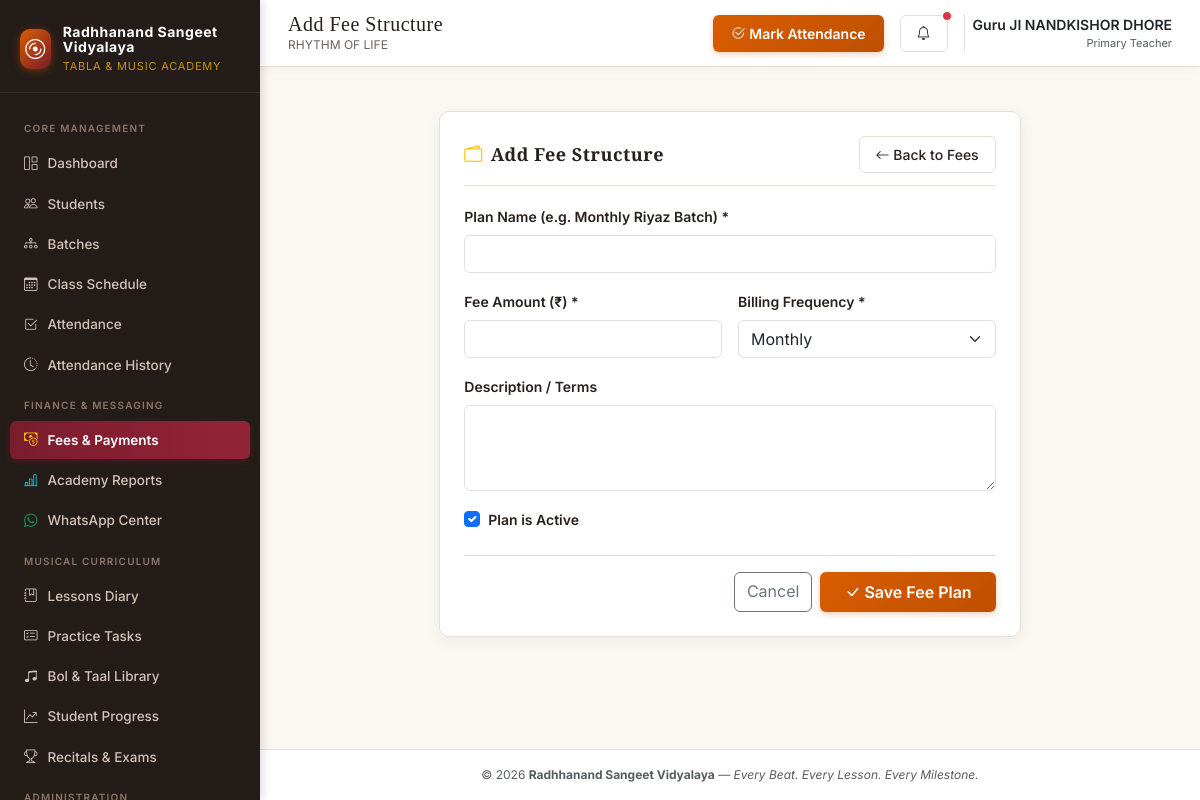
The app's page /fees/plans/add/ (signed in) with its own data.
### academy/models.py (models this page shows, shortened)
class AcademySettings(models.Model):
    academy_name = models.CharField(max_length=200, default="Radhhanand Sangeet Vidyalaya")
    tagline = models.CharField(max_length=255, default="Every Beat. Every Lesson. Every Milestone.")
    teacher_name = models.CharField(max_length=150, default="Guru Ji")
    phone = models.CharField(max_length=25, blank=True, default="+91 98765 43210", help_text="Official academy contact phone")
    email = models.EmailField(blank=True, default="contact@radhhanand.org", help_text="Official academy email")
    address = models.TextField(blank=True, default="Radhhanand Sangeet Vidyalaya, India", help_text="Academy premises address")
    whatsapp_number = models.CharField(max_length=25, blank=True, default="+91 98765 43210", help_text="Official academy WhatsApp number")
    attendance_threshold = models.FloatField(
        default=75.0,
        help_text="Attendance percentage threshold below which alerts are flagged (e.g. 75%)"
    )
    consecutive_absence_threshold = models.PositiveIntegerField(
        default=3,
        help_text="Number of consecutive conducted sessions missed before an alert triggers"
    )
    currency_symbol = models.CharField(max_length=10, default="₹")
    date_format = models.CharField(max_length=30, default="YYYY-MM-DD")
    enable_fees = models.BooleanField(default=True, help_text="Enable or disable fee management module")
    enable_late_status = models.BooleanField(default=False, help_text="Enable 'Late' as an attendance status")
    default_class_duration = models.PositiveIntegerField(default=60, help_text="Default duration in minutes")
    updated_at = models.DateTimeField(auto_now=True)
    class Meta:
        verbose_name = "Academy Settings"
        verbose_name_plural = "Academy Settings"
    @classmethod
    def get_settings(cls):
        settings_obj = cls.objects.first()
        if not settings_obj:
            settings_obj = cls.objects.create(academy_name="Radhhanand Sangeet Vidyalaya")
        elif settings_obj.academy_name != "Radhhanand Sangeet Vidyalaya":
            settings_obj.academy_name = "Radhhanand Sangeet Vidyalaya"
            settings_obj.save(update_fields=['academy_name'])
        return settings_obj

### academy/views.py (the view)
# urls.py: path('fees/plans/add/', views.fee_plan_create, name='fee_plan_create'),
@login_required
def fee_plan_create(request):
    if request.method == 'POST':
        form = FeePlanForm(request.POST)
        if form.is_valid():
            plan = form.save()
            messages.success(request, f"Fee plan '{plan.name}' created.")
            return redirect('fee_dashboard')
    else:
        form = FeePlanForm()
    return render(request, 'academy/fees/fee_plan_form.html', {'form': form, 'title': 'Add Fee Structure'})

### academy/forms.py
class FeePlanForm(BaseStyledModelForm):
    class Meta:
        model = FeePlan
        fields = ['name', 'amount', 'billing_frequency', 'description', 'is_active']

### academy/context_processors.py (called while the page is built)
def academy_context(request):
    try:
        settings_obj = AcademySettings.get_settings()
        alert_count = AcademyAlert.objects.filter(is_dismissed=False).count() if request.user.is_authenticated else 0
    except Exception:
        settings_obj = None
        alert_count = 0
    return {
        'academy_settings': settings_obj,
        'unread_alerts_count': alert_count,
        'current_year': timezone.now().year,
    }

### academy/templates/academy/fees/fee_plan_form.html (shortened to what this page needs)
{% extends 'academy/base.html' %}
{% block page_title %}{{ title }}{% endblock %}
{% block content %}
<div class="row justify-content-center">
    <div class="col-12 col-lg-8">
        <div class="taal-card">
            <div class="taal-card-header">
                <h3 class="taal-card-title"><i class="bi bi-wallet2 text-warning"></i> {{ title }}</h3>
                <a href="{% url 'fee_dashboard' %}" class="btn btn-sm btn-taal-outline"><i class="bi bi-arrow-left"></i> Back to Fees</a>
            </div>
            <form method="POST" novalidate>
                <div class="mb-3">
                    <label class="form-label small fw-semibold">Plan Name (e.g. Monthly Riyaz Batch) *</label>
                    {{ form.name }}
                </div>
                <div class="row g-3 mb-3">
                    <div class="col-12 col-md-6">
                        <label class="form-label small fw-semibold">Fee Amount ({{ academy_settings.currency_symbol }}) *</label>
                        {{ form.amount }}
                    </div>
                    <div class="col-12 col-md-6">
                        <label class="form-label small fw-semibold">Billing Frequency *</label>
                        {{ form.billing_frequency }}
                    </div>
                </div>
                <div class="mb-3">
                    <label class="form-label small fw-semibold">Description / Terms</label>
                    {{ form.description }}
                </div>
                <div class="mb-4">
                    <div class="form-check">
                        {{ form.is_active }}
                        <label class="form-check-label small fw-semibold" for="id_is_active">Plan is Active</label>
                    </div>
                </div>
                <div class="d-flex justify-content-end gap-2 pt-3 border-top">
                    <a href="{% url 'fee_dashboard' %}" class="btn btn-outline-secondary">Cancel</a>
                    <button type="submit" class="btn btn-taal-primary px-4"><i class="bi bi-check-lg"></i> Save Fee Plan</button>
                </div>
            </form>
        </div>
    </div>
</div>
{% endblock %}

### academy/templates/academy/base.html (shortened to what this page needs)
{% load static %}
<!DOCTYPE html>
<html lang="en">
<head>
    <link href="https://cdn.jsdelivr.net/npm/bootstrap@5.3.3/dist/css/bootstrap.min.css" rel="stylesheet">
    <link rel="stylesheet" href="https://cdn.jsdelivr.net/npm/bootstrap-icons@1.11.3/font/bootstrap-icons.min.css">
    <link rel="stylesheet" href="{% static 'academy/css/taal.css' %}">
</head>
<body>
    <div class="app-container">
        {% if user.is_authenticated %}
        <aside class="app-sidebar no-print" id="appSidebar">
            <div class="sidebar-header d-flex justify-content-between align-items-center">
                <a href="{% url 'dashboard' %}" class="brand-badge text-decoration-none">
                    <div class="brand-icon">
                        <i class="bi bi-disc"></i>
                    </div>
                    <div>
                        <div class="brand-title" style="font-size: 14px; font-weight: 700; letter-spacing: 0.5px;">Radhhanand Sangeet Vidyalaya</div>
                        <div class="brand-subtitle" style="font-size: 11px; color: #C69214;">Tabla & Music Academy</div>
                    </div>
                </a>
            </div>
            <nav class="sidebar-nav">
                <div class="nav-section-title">Core Management</div>
                <a href="{% url 'dashboard' %}" class="nav-link-custom {% if request.resolver_match.url_name == 'dashboard' %}active{% endif %}">
                    <span class="nav-left"><i class="bi bi-grid-1x2"></i> Dashboard</span>
                </a>
                <a href="{% url 'student_list' %}" class="nav-link-custom {% if 'student' in request.resolver_match.url_name %}active{% endif %}">
                    <span class="nav-left"><i class="bi bi-people"></i> Students</span>
                </a>
                <a href="{% url 'batch_list' %}" class="nav-link-custom {% if 'batch' in request.resolver_match.url_name %}active{% endif %}">
                    <span class="nav-left"><i class="bi bi-diagram-3"></i> Batches</span>
                </a>
                <a href="{% url 'session_list' %}" class="nav-link-custom {% if 'session' in request.resolver_match.url_name %}active{% endif %}">
                    <span class="nav-left"><i class="bi bi-calendar3"></i> Class Schedule</span>
                </a>
                <a href="{% url 'attendance_hub' %}" class="nav-link-custom {% if request.resolver_match.url_name == 'attendance_hub' or request.resolver_match.url_name == 'attendance_mark' %}active{% endif %}">
                    <span class="nav-left"><i class="bi bi-check2-square"></i> Attendance</span>
                </a>
                <a href="{% url 'attendance_history' %}" class="nav-link-custom {% if request.resolver_match.url_name == 'attendance_history' or request.resolver_match.url_name == 'attendance_audit_list' %}active{% endif %}">
                    <span class="nav-left"><i class="bi bi-clock-history"></i> Attendance History</span>
                </a>
                <div class="nav-section-title">Finance & Messaging</div>
                <a href="{% url 'fee_dashboard' %}" class="nav-link-custom {% if 'fee' in request.resolver_match.url_name or 'payment' in request.resolver_match.url_name or 'receipt' in request.resolver_match.url_name %}active{% endif %}">
                    <span class="nav-left"><i class="bi bi-cash-coin text-warning"></i> Fees & Payments</span>
                </a>
                <a href="{% url 'attendance_reports' %}" class="nav-link-custom {% if 'report' in request.resolver_match.url_name %}active{% endif %}">
                    <span class="nav-left"><i class="bi bi-bar-chart-line text-info"></i> Academy Reports</span>
                </a>
                <a href="{% url 'whatsapp_hub' %}" class="nav-link-custom {% if 'whatsapp' in request.resolver_match.url_name %}active{% endif %}">
                    <span class="nav-left"><i class="bi bi-whatsapp text-success"></i> WhatsApp Center</span>
                </a>
                <div class="nav-section-title">Musical Curriculum</div>
                <a href="{% url 'lesson_list' %}" class="nav-link-custom {% if 'lesson' in request.resolver_match.url_name %}active{% endif %}">
                    <span class="nav-left"><i class="bi bi-journal-bookmark"></i> Lessons Diary</span>
                </a>
                <a href="{% url 'assignment_list' %}" class="nav-link-custom {% if 'assignment' in request.resolver_match.url_name %}active{% endif %}">
                    <span class="nav-left"><i class="bi bi-card-checklist"></i> Practice Tasks</span>
                </a>
                <a href="{% url 'taal_list' %}" class="nav-link-custom {% if 'library' in request.resolver_match.url_name or 'taal' in request.resolver_match.url_name or 'composition' in request.resolver_match.url_name %}active{% endif %}">
                    <span class="nav-left"><i class="bi bi-music-note-beamed"></i> Bol & Taal Library</span>
                </a>
                <a href="{% url 'progress_list' %}" class="nav-link-custom {% if 'progress' in request.resolver_match.url_name %}active{% endif %}">
                    <span class="nav-left"><i class="bi bi-graph-up-arrow"></i> Student Progress</span>
                </a>
                <a href="{% url 'performance_list' %}" class="nav-link-custom {% if 'performance' in request.resolver_match.url_name or 'exam' in request.resolver_match.url_name %}active{% endif %}">
                    <span class="nav-left"><i class="bi bi-trophy"></i> Recitals & Exams</span>
                </a>
                <div class="nav-section-title">Administration</div>
            </nav>
        </aside>
        {% endif %}
        <div class="app-main">
            {% if user.is_authenticated %}
            <header class="app-topbar no-print">
                <div class="d-flex align-items-center gap-3">
                    <div class="topbar-title-area">
                        <h2>{% block page_title %}{{ academy_settings.academy_name }}{% endblock %}</h2>
                        <p class="d-none d-sm-block">{{ academy_settings.tagline }}</p>
                    </div>
                </div>
                <div class="topbar-actions">
                    <a href="{% url 'attendance_hub' %}" class="btn btn-sm btn-taal-primary d-none d-sm-inline-flex align-items-center gap-1">
                        <i class="bi bi-check2-circle"></i> Mark Attendance
                    </a>
                    <a href="{% url 'alert_list' %}" class="btn btn-sm btn-taal-outline position-relative" aria-label="Alerts">
                        <i class="bi bi-bell"></i>
                        {% if unread_alerts_count > 0 %}
                        <span class="position-absolute top-0 start-100 translate-middle p-1 bg-danger border border-light rounded-circle"></span>
                        {% endif %}
                    </a>
                    <div class="d-flex align-items-center gap-2 ps-2 border-start">
                        <div class="text-end d-none d-md-block">
                            <div class="small fw-semibold text-dark">{{ academy_settings.teacher_name }}</div>
                            <div class="text-muted" style="font-size: 11px;">Primary Teacher</div>
                        </div>
                    </div>
                </div>
            </header>
            {% endif %}
            <div class="container-fluid px-3 px-sm-4 pt-3 no-print">
            </div>
            <main class="page-content">
                {% block content %}{% endblock %}
            </main>
            <footer class="text-center py-3 text-muted border-top bg-white mt-auto no-print" style="font-size: 12px;">
                <div class="container">
                    &copy; {{ current_year }} <strong>{{ academy_settings.academy_name }}</strong> &mdash; <em>Every Beat. Every Lesson. Every Milestone.</em>
                </div>
            </footer>
        </div>
    </div>
</body>
</html>

### records on screen
AcademySettings: tagline "RHYTHM OF LIFE", teacher_name "Guru JI NANDKISHOR DHORE", currency_symbol "₹", academy_name "Radhhanand Sangeet Vidyalaya"

### other values on screen
{{ title }} "Add Fee Structure"
